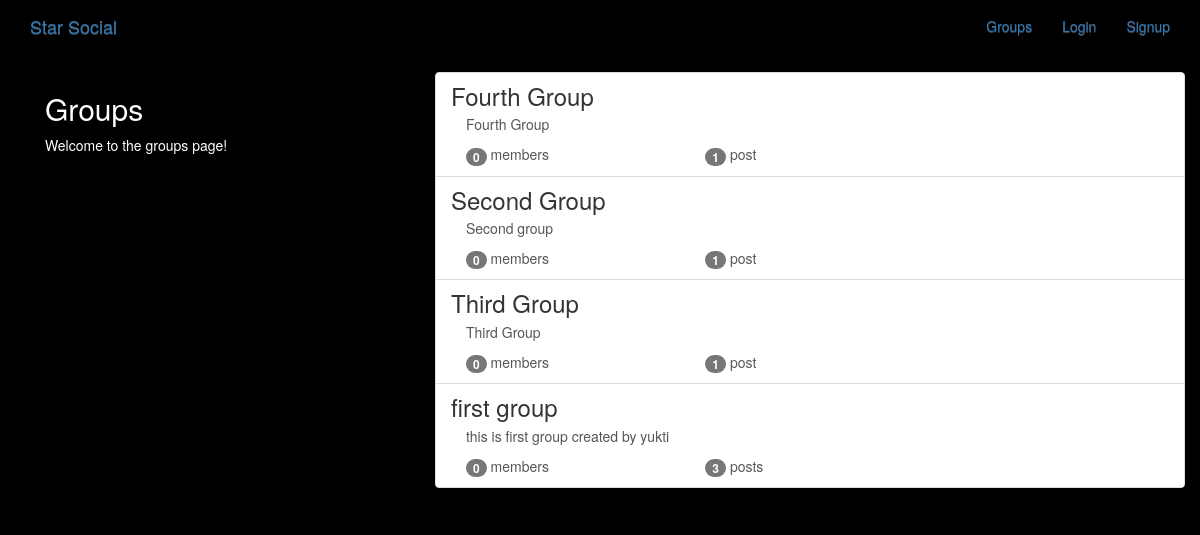
The app's page /groups/ with its own data.
### groups/models.py (models this page shows, shortened)
class Group(models.Model):
    name = models.CharField(max_length=255, unique=True)
    slug = models.SlugField(allow_unicode=True, unique=True)
    description = models.TextField(blank=True, default='')
    description_html = models.TextField(editable=False, default='', blank=True)
    members = models.ManyToManyField(User, through="GroupMember")
    class Meta:
        ordering = ["name"]
        unique_together = ('name', 'slug')

### groups/views.py (the view)
class ListGroups(generic.ListView):
    model = Group

### groups/templates/groups/group_list.html (shortened to what this page needs)
{% extends 'groups/group_base.html' %}
{% block pregroup %}
<div class="col-md-4">
	<div class="content">
		<h2>Groups</h2>
		<p>Welcome to the groups page! </p>
	</div>
</div>
{% endblock %}
{% block group_content %}
<div class="col-md-8">
	<div class="list-group">
		{% for group in object_list %}
			<a class="list-group-item" href="{% url 'groups:single' slug=group.slug %}">
				<h3 class="title list-group-item-heading">{{group.name}}</h3>
				<div class="list-grup-item-text container-fluid">
					{{group.description_html|safe}}
					<div class="row">
						<div class="col-md-4">
							<span class="badge">{{group.members.count}}</span>
							member{{group.members.count|pluralize}}
						</div>
						<div class="col-md-4">
							<span class="badge">{{group.posts.count}}</span>
							post{{group.posts.count|pluralize}}
						</div>
					</div>
				</div>
			</a>
		{% endfor%}
	</div>
</div>
{% endblock %}

### groups/templates/groups/group_base.html (shortened to what this page needs)
{% extends 'base.html' %}
{% block content %}
	<div class="container">
		<div class="row">
			{% block pregroup %}{% endblock %}
			{% block group_content %}{% endblock %}
		</div>
	</div>
{% endblock %}

### templates/base.html (shortened to what this page needs)
<!DOCTYPE html>
{% load static %}
<html lang="en" dir="ltr">
	<head>
		 <link rel="stylesheet" href="https://maxcdn.bootstrapcdn.com/bootstrap/3.3.7/css/bootstrap.min.css">
  		<link rel="stylesheet" href="https://maxcdn.bootstrapcdn.com/bootstrap/3.3.7/css/bootstrap-theme.min.css">
		<link rel="stylesheet" href="{% static 'simplesocial/css/master.css' %}">
	</head>
	<body>
		<nav class="navbar mynav" role= 'navigation' id='navbar'>
			<div class="container">
				<a class="navbar-brand mynav" href="{% url 'home' %}">Star Social </a>
				<ul class="nav navbar-nav navbar-right">
					{% if user.is_authenticated %}
						<li> <a href="{% url 'posts:create' %}">Post</a></li>
						<li> <a href="{% url 'groups:all' %}">Groups</a></li>
						<li> <a href="{% url 'groups:create' %}">Create Group</a></li>
						<li> <a href="{% url 'accounts:logout' %}">Log Out</a></li>
					{% else %}
						<li> <a href="{% url 'groups:all' %}">Groups</a></li>
						<li> <a href="{% url 'accounts:login' %}">Login</a></li>
						<li> <a href="{% url 'accounts:signup' %}">Signup</a></li>
					{% endif %}
				</ul>
			</div>
		</nav>
		<div class="container mycontent">
			{% block content %}
			{% endblock %}
		</div>
	</body>
</html>

### static/simplesocial/css/master.css (style rules this page uses)
body { margin: 0; overflow: hidden; background-color: black; color:white; }

### records on screen
Group: name "Fourth Group", description_html "Fourth Group", members.count "0", posts.count "1"
Group: name "Second Group", description_html "Second group", members.count "0", posts.count "1"
Group: name "Third Group", description_html "Third Group", members.count "0", posts.count "1"
Group: name "first group", description_html "this is first group created by yukti", members.count "0", posts.count "3"
